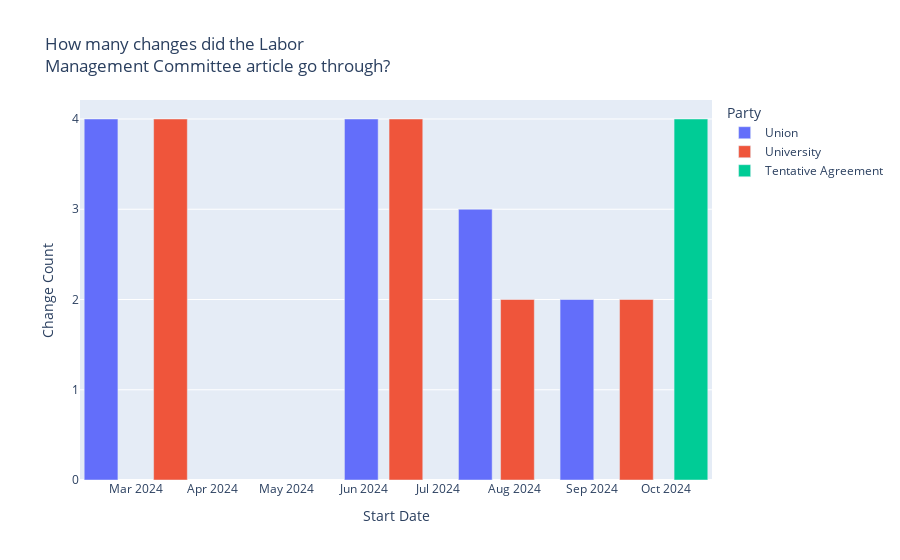

Source (notebook cell):
### Code cell
def changes_bars(article):
    subset = negotiations[(negotiations["Article"] == article)][['Start Date', 'Party', 'Change Count']]\
        .groupby(['Start Date', 'Party']).mean().reset_index()

    
    colordict = {'Union':px.colors.qualitative.Plotly[0], 
                 'University':px.colors.qualitative.Plotly[1],
                 'Tentative Agreement':px.colors.qualitative.Plotly[2]}
    
    fig = px.bar(
        subset,
        x='Start Date',
        y='Change Count',
        color = 'Party',
        color_discrete_map=colordict,
        custom_data=["Party"],
        title= "<br>".join(textwrap.wrap(f"How many changes did the {article} article go through?", width=40))
    )
    fig.update_yaxes(
        tickmode='linear',
        tickformat = ',d'
    )
    fig.update_traces(hovertemplate= 
                        "<b>Party:</b> %{customdata[0]} <br>" +
                        "<b>Date: </b> %{x} <br>" +
                        "<b>Number of changes:</b> %{y}<extra></extra>")
    
    # doesn't show in the basic version, but does show in the correct spot on the Dash version
    fig.add_annotation(
        text=f"Total changes: {int(subset['Change Count'].sum())}",
        align='left',
        showarrow=False,
        xref='paper',
        yref='paper',
        x=1.5,
        y=0.6,
    )
    
    return fig

num_changes = changes_bars("Labor Management Committee")
num_changes.show()

### Figure 1 — Plotly figure (JSON) as saved in the notebook; plotly's stock layout.template omitted (floating-point values rounded to 4 significant figures)
{"data": [{"customdata": [["Union"], ["Union"], ["Union"], ["Union"]], "hovertemplate": "<b>Party:</b> %{customdata[0]} <br><b>Date: </b> %{x} <br><b>Number of changes:</b> %{y}<extra></extra>", "legendgroup": "Union", "marker": {"color": "#636EFA", "pattern": {"shape": ""}}, "name": "Union", "orientation": "v", "showlegend": true, "textposition": "auto", "type": "bar", "x": ["2024-02-16T00:00:00.000000000", "2024-05-31T00:00:00.000000000", "2024-07-16T00:00:00.000000000", "2024-08-26T00:00:00.000000000"], "xaxis": "x", "y": [4.0, 4.0, 3.0, 2.0], "yaxis": "y"}, {"customdata": [["University"], ["University"], ["University"], ["University"]], "hovertemplate": "<b>Party:</b> %{customdata[0]} <br><b>Date: </b> %{x} <br><b>Number of changes:</b> %{y}<extra></extra>", "legendgroup": "University", "marker": {"color": "#EF553B", "pattern": {"shape": ""}}, "name": "University", "orientation": "v", "showlegend": true, "textposition": "auto", "type": "bar", "x": ["2024-03-15T00:00:00.000000000", "2024-06-18T00:00:00.000000000", "2024-08-02T00:00:00.000000000", "2024-09-19T00:00:00.000000000"], "xaxis": "x", "y": [4.0, 4.0, 2.0, 2.0], "yaxis": "y"}, {"customdata": [["Tentative Agreement"]], "hovertemplate": "<b>Party:</b> %{customdata[0]} <br><b>Date: </b> %{x} <br><b>Number of changes:</b> %{y}<extra></extra>", "legendgroup": "Tentative Agreement", "marker": {"color": "#00CC96", "pattern": {"shape": ""}}, "name": "Tentative Agreement", "orientation": "v", "showlegend": true, "textposition": "auto", "type": "bar", "x": ["2024-10-11T00:00:00.000000000"], "xaxis": "x", "y": [4.0], "yaxis": "y"}], "layout": {"annotations": [{"align": "left", "showarrow": false, "text": "Total changes: 29", "x": 1.5, "xref": "paper", "y": 0.6, "yref": "paper"}], "barmode": "relative", "legend": {"title": {"text": "Party"}, "tracegroupgap": 0}, "title": {"text": "How many changes did the Labor<br>Management Committee article go through?"}, "xaxis": {"anchor": "y", "domain": [0, 1], "title": {"text": "Start Date"}}, "yaxis": {"anchor": "x", "domain": [0, 1], "tickformat": ",d", "tickmode": "linear", "title": {"text": "Change Count"}}}}
